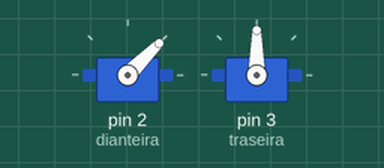
A sketch run on a simulated Arduino Uno, built with avr-gcc and run on an emulated ATmega328P. Parts: 2 × servo.

Above: at 0.05 s.
At 1.25 s:
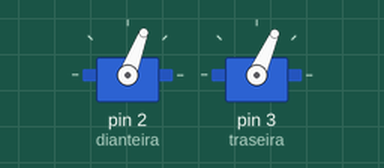
At 2.05 s:
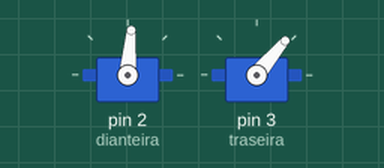
At 4.05 s:
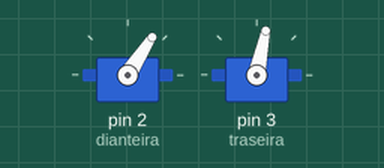
Timing chart, 0 to 6.1 s (numbered marks = the images above):
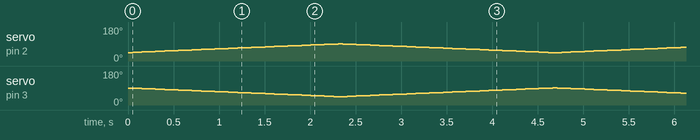

The sketch:

_04_-_Robo_caminhando.ino
```cpp
#include <Servo.h>

Servo motor_d;
Servo motor_t;

int dianteira = 2;
int traseira = 3;

int i = 45, j = 90;
int sentido = 0;

void setup() {
  motor_d.attach(dianteira);
  motor_t.attach(traseira);
}

void loop() {
  motor_d.write(i);
  motor_t.write(j);
  if(sentido == 0) {
    i++;
    j--;
  } else {
    i--;
    j++;
  }
  if(i > 90) sentido = 1;
  if(i < 45) sentido = 0;
  delay(50);
}
```
